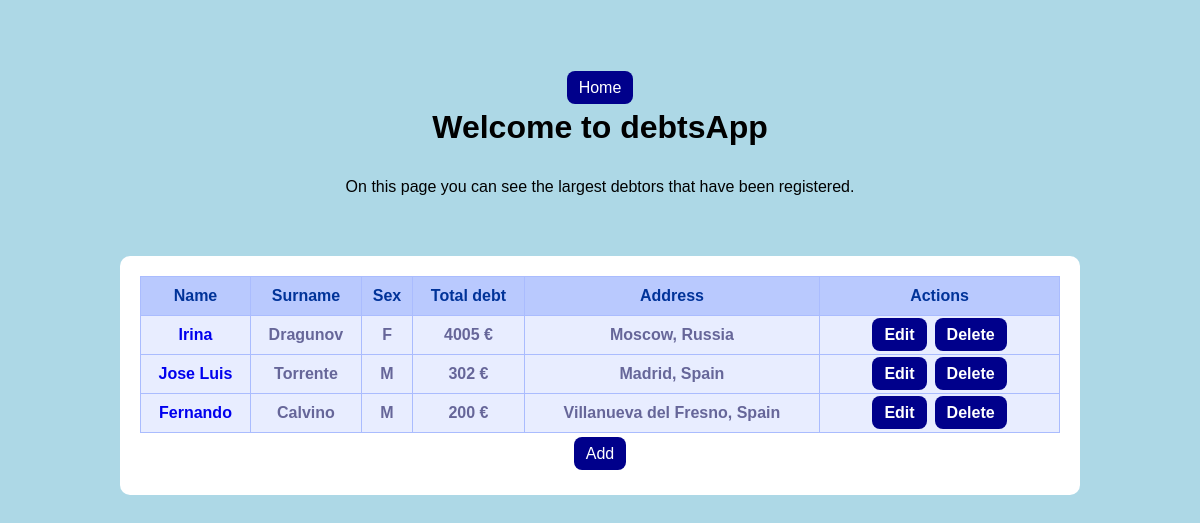
Page /debtsApp/ on the committed database.
### debtsApp/models.py (models this page shows, shortened)
class Debtor(models.Model):
    SEX_CHOICE = (
        ('M', 'Male'),
        ('F', 'Female'),
    )
    name = models.CharField(max_length=40)
    surname = models.CharField(max_length=40)
    sex = models.CharField(max_length=1, choices=SEX_CHOICE)
    address = models.CharField(max_length=100)
    def total_debt(self):
        if(self.debts.aggregate(Sum('amount'))['amount__sum'] != None):
            return self.debts.aggregate(Sum('amount'))['amount__sum']
        else:
            return 0

### debtsApp/views.py (the view)
# urls.py: path("", views.Index.as_view(), name="index"),
class Index (generic.ListView):
    template_name = "debtsApp/index.html"
    context_object_name = "debtors"
    def get_queryset(self):
        debtors = Debtor.objects.all()
        return sorted(debtors, key=lambda d: d.total_debt(), reverse=True)

### debtsApp/templates/debtsApp/index.html (shortened to what this page needs)
<!DOCTYPE html>
<html>
  <head>
    {% load static %}
        <link rel="stylesheet" href="{% static 'debtsApp/style.css' %}">
  </head>
  <body>
    <div class="editContainer">
      <a class="linkButton" href="{% url 'debtsApp:index' %}">Home</a>
    </div>
    <h1>Welcome to debtsApp</h1>
    <p>On this page you can see the largest debtors that have been registered.</p>
    <div class="simpleContainer">
      <table class="tg">
        <thead>
          <tr>
            <th class="tg-l93j">Name</th>
            <th class="tg-l93j">Surname</th>
            <th class="tg-l93j">Sex</th>
            <th class="tg-l93j">Total debt</th>
            <th class="tg-l93j">Address</th>
            <th class="tg-l93j Actions">Actions</th>
          </tr>
        </thead>
        <tbody>
        {% for debtor in debtors %}
          <tr>
            <td class="tg-qv16"><a href="{%url 'debtsApp:debtor_detail' debtor.id %}">{{debtor.name}}</a></td>
            <td class="tg-qv16">{{debtor.surname}}</td>
            <td class="tg-qv16">{{debtor.sex}}</td>
            <td class="tg-qv16">{{debtor.total_debt}} €</td>
            <td class="tg-qv16">{{debtor.address}}</td>
            <td class="tg-qv16 Actions"><a class="linkButton" href="{% url 'debtsApp:debtor_edit' debtor.id %}">Edit</a><a class="linkButton" href="{% url 'debtsApp:debtor_delete' debtor.id %}">Delete</a></td>
          </tr>
        {% endfor %}
        </tbody>
      </table>
      <div class="editContainer">
        <a class="linkButton" href="{% url 'debtsApp:debtor_create' %}">Add</a>
      </div>
    </div>
  </body>
</html>

### debtsApp/static/debtsApp/style.css (style rules this page uses)
* { margin:0; padding:0; box-sizing:border-box; font-family:'Poppins',sans-serif }
body { padding-top:67px; background-color: lightblue; text-align: center; }
p { margin: 2em; }
a { text-decoration:none }
.simpleContainer { width:80%; margin:auto; margin-top:60px; margin-bottom:40px; padding:20px; border-radius:10px; text-align:center; background-color:#fff }
.tg { width:100%;border-collapse:collapse;border-color:#aabcfe;border-spacing:0; }
.tg td { background-color:#e8edff;border-color:#aabcfe;border-style:solid;border-width:1px;color:#669; font-family:Arial, sans-serif;font-size:14px;overflow:hidden;padding:10px 5px;word-break:normal; }
.tg th { background-color:#b9c9fe;border-color:#aabcfe;border-style:solid;border-width:1px;color:#039; font-family:Arial, sans-serif;font-size:14px;font-weight:normal;overflow:hidden;padding:10px 5px;word-break:normal; }
.tg .tg-qv16 { font-size:16px;font-weight:bold;text-align:center;vertical-align:top }
.tg .tg-l93j { border-color:inherit;font-size:16px;font-weight:bold;text-align:center;vertical-align:top }
.Actions { width:240px;text-align:center;vertical-align:center }
.linkButton { height:30px; border-radius:8px; padding:8px 12px; margin: 4px; background-color:darkblue; color:#fff; font-size:16px; font-weight:700px; cursor:pointer }
.editContainer { margin-top:12px; margin-bottom: 12px; }

### rows in the picture
Debtor: name "Irina", surname "Dragunov", sex "F", total_debt "4005", address "Moscow, Russia"
Debtor: name "Jose Luis", surname "Torrente", sex "M", total_debt "302", address "Madrid, Spain"
Debtor: name "Fernando", surname "Calvino", sex "M", total_debt "200", address "Villanueva del Fresno, Spain"
